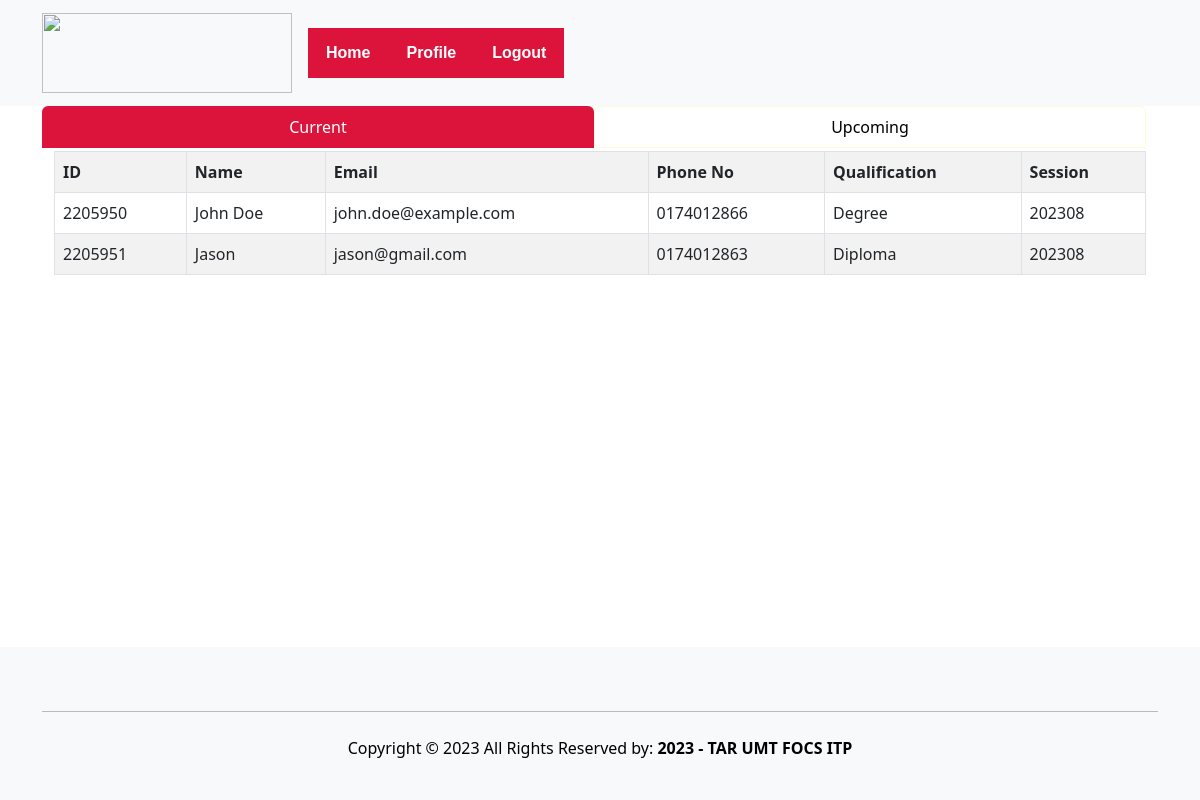
The page /supervisor/SupervisorHome.php (signed in) on the database its author committed.
### tables this page shows
CREATE TABLE `student` (
  `studID` varchar(10) NOT NULL,
  `studName` varchar(50) DEFAULT NULL,
  `studEmail` varchar(50) DEFAULT NULL,
  `studIC` varchar(12) DEFAULT NULL,
  `studGender` enum('Male','Female','Other') DEFAULT NULL,
  `studPhoneNo` varchar(15) DEFAULT NULL,
  `studPassword` varchar(50) DEFAULT NULL,
  `studQualification` enum('Diploma','Degree') DEFAULT NULL
);

CREATE TABLE `session` (
  `sessionID` varchar(10) NOT NULL,
  `startMonthYear` date DEFAULT NULL,
  `endMonthYear` date DEFAULT NULL,
  `qualification` enum('Diploma','Degree') DEFAULT NULL
);

### supervisor/SupervisorHome.php (the view, shortened to what this page needs)
<!DOCTYPE html>
<html>
<?php
include 'staffHeader.php';
if (isset($_SESSION['staffID'])) {
    $staffID = $_SESSION['staffID'];
} else {
    $staffID = "empty session";
}
?>
<div class="container row justify-content-md-center mx-auto">
    <div class="nav nav-tabs border-0" id="nav-tab" role="tablist">
        <button id="btnCurrent" class="nav-link active w-50 text-white border-0"
            style="background-color: #dc143c">Current</button>
        <button id="btnUpcoming" class="nav-link w-50 text-black" style="border-color: #FFFBD6"
            onclick="redirectToUpcoming()">Upcoming</button>
    </div>
</div>
<div style="overflow-x: scroll;" class="container row justify-content-md-center mx-auto">
    <div class="container" style="min-height:65vh; max-height:65vh;">
        <table id="StudentGV" class="table w-100 table-striped my-1 table-bordered table-responsive table-hover">
            <tr>
                <th>ID</th>
                <th>Name</th>
                <th>Email</th>
                <th>Phone No</th>
                <th>Qualification</th>
                <th>Session</th>
            </tr>
            <?php
            $currentDate = date('Y-m-d');
            require '../student/connect.php';
            if ($con->connect_error) {
                throw new Exception("Connection failed: " . $con->connect_error);
            } else {
                $sql = "SELECT Stud.studID, Stud.studName, Stud.studEmail, Stud.studPhoneNo, Stud.studQualification, Ses.sessionID, Sta.staffID, Sta.staffName
                        FROM student Stud, internship I, session Ses, supervisor Sup, staff Sta
                        WHERE Stud.studID = I.studID
                        AND I.sessionID = Ses.sessionID
                        AND Ses.sessionID = Sup.sessionID
                        AND Sup.staffID = Sta.staffID
                        AND (I.internshipStatus = 'In Progress' OR I.internshipStatus = 'Completed')
                        AND startMonthYear < '" . $currentDate . "'
                        AND endMonthYear > '" . $currentDate . "'
                        AND  Sta.staffID = '" . $staffID . "'
                        ORDER BY Ses.sessionID";
                $result = $con->query($sql);
                if ($result->num_rows > 0) {
                    while ($row = $result->fetch_assoc()) {
                        echo '<tr style="cursor: pointer;" onclick="viewStudent(' . $row['studID'] . ')" data-href="StudentDetail.php?studID=' . $row['studID'] . '">';
                        echo '<td>' . $row['studID'] . '</td>';
                        echo '<td>' . $row['studName'] . '</td>';
                        echo '<td>' . $row['studEmail'] . '</td>';
                        echo '<td>' . $row['studPhoneNo'] . '</td>';
                        echo '<td>' . $row['studQualification'] . '</td>';
                        echo '<td>' . $row['sessionID'] . '</td>';
                        echo '</tr>';
                    }
                } else {
                    echo '<tr>';
                    echo '<td colspan="6" class="text-center"> No records found.</td>';
                    echo '</tr>';
                }
            }
            ?>
        </table>
    </div>
</div>
<?php
include 'staffFooter.php';
?>

### css/style.css (style rules this page uses)
* { margin: 0; }
body { font-family: "Trebuchet MS"; vertical-align: middle; overflow: auto; height: 100%; margin: 0; padding: 0; }

### rows shown on the page
student: studID "2205950", studName "John Doe", studEmail "john.doe@example.com", studPhoneNo "0174012866", studQualification "Degree", session.sessionID "202308"
student: studID "2205951", studName "Jason", studEmail "jason@gmail.com", studPhoneNo "0174012863", studQualification "Diploma", session.sessionID "202308"
